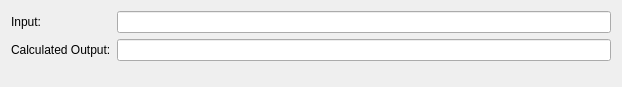
<?xml version="1.0" encoding="UTF-8"?>
<ui version="4.0">
 <class>StringManip</class>
 <widget class="QDialog" name="StringManip">
  <property name="geometry">
   <rect>
    <x>0</x>
    <y>0</y>
    <width>622</width>
    <height>87</height>
   </rect>
  </property>
  <property name="windowTitle">
   <string>StringManip</string>
  </property>
  <layout class="QFormLayout" name="formLayout">
   <item row="0" column="0">
    <widget class="QLabel" name="label">
     <property name="sizePolicy">
      <sizepolicy hsizetype="Preferred" vsizetype="Preferred">
       <horstretch>0</horstretch>
       <verstretch>0</verstretch>
      </sizepolicy>
     </property>
     <property name="minimumSize">
      <size>
       <width>0</width>
       <height>0</height>
      </size>
     </property>
     <property name="text">
      <string>Input:</string>
     </property>
    </widget>
   </item>
   <item row="0" column="1">
    <widget class="QLineEdit" name="lineEditInput">
     <property name="text">
      <string/>
     </property>
    </widget>
   </item>
   <item row="1" column="0">
    <widget class="QLabel" name="label_2">
     <property name="sizePolicy">
      <sizepolicy hsizetype="Preferred" vsizetype="Preferred">
       <horstretch>0</horstretch>
       <verstretch>0</verstretch>
      </sizepolicy>
     </property>
     <property name="text">
      <string>Calculated Output:</string>
     </property>
    </widget>
   </item>
   <item row="1" column="1">
    <widget class="QLineEdit" name="lineEditOutput"/>
   </item>
  </layout>
 </widget>
 <resources/>
 <connections/>
</ui>
